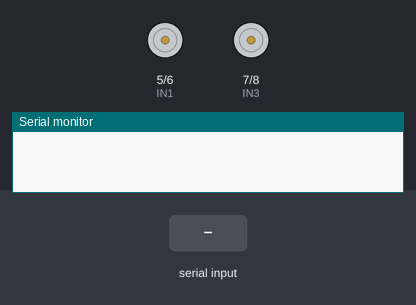
Recording of a sketch running on a simulated Arduino Uno, built with avr-gcc and run on an emulated ATmega328P. On the bench: motor-driver pin pairs drawn as motors (green arrow = first pin HIGH = forward, orange = second pin HIGH = backward, longer = more drive), the last lines printed to the serial monitor. Inputs (shaded band) come from the test bench.

Above: at 1.2 s.
1.3 s: "L" received over Serial
At 2.1 s:
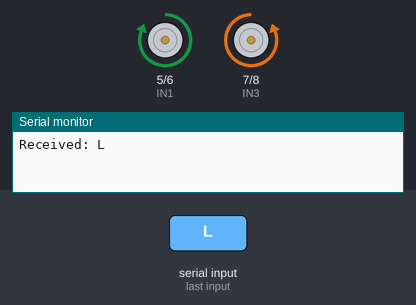
2.8 s: "R" received over Serial
At 3.3 s:
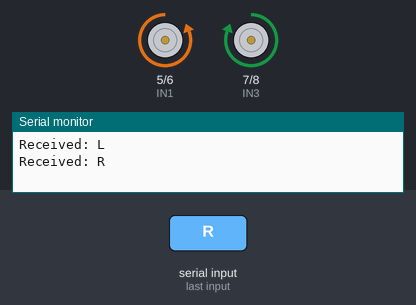
4.3 s: "F" received over Serial
At 5.5 s:
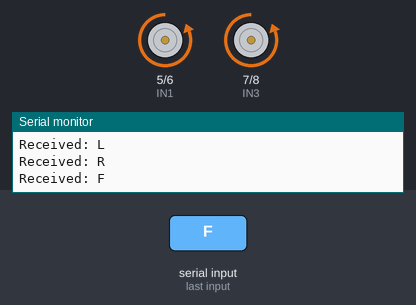
5.8 s: "B" received over Serial
At 6.7 s:
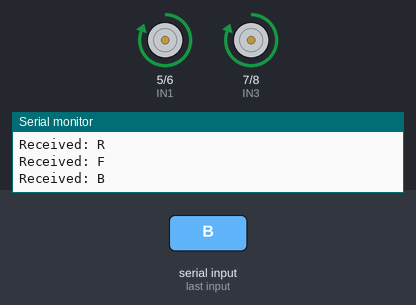
Timing chart, 0 to 8.3 s (numbered marks = the images above; inputs shaded):
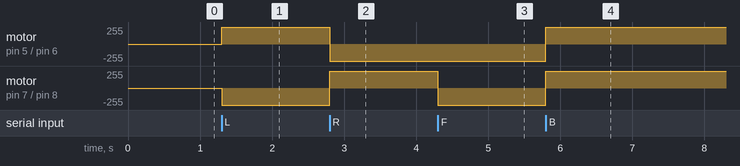

The sketch:

GestureRobotCar.ino
```cpp
char command;  // Variable to store the received command

int IN1 = 5;
int IN2 = 6;

int IN3 = 7;
int IN4 = 8;


void setup() {
  Serial.begin(9600);
  pinMode(IN1, OUTPUT);
  pinMode(IN2, OUTPUT);
  pinMode(IN3, OUTPUT);
  pinMode(IN4, OUTPUT);
  digitalWrite(IN1, LOW);
  digitalWrite(IN2, LOW);
  digitalWrite(IN3, LOW);
  digitalWrite(IN4, LOW);
}

void loop() {
  if (Serial.available() > 0) {
    command = Serial.read();  // Read the incoming command
    Serial.print("Received: ");
    Serial.println(command);


    switch (command) {
      case 'L':
        // Code to perform action for 'Left' gesture
        digitalWrite(5, HIGH);
        digitalWrite(6, LOW);
        digitalWrite(7, LOW);
        digitalWrite(8, HIGH);
        // delay(1000);
        break;
      case 'R':
        // Code to perform action for 'Right' gesture
        digitalWrite(5,LOW);
        digitalWrite(6,HIGH);
        digitalWrite(7,HIGH);
        digitalWrite(8,LOW);
        // delay(1000);
        break;
      case 'F':
        // Code to perform action for 'Forward' gesture
        digitalWrite(5,LOW);
        digitalWrite(6,HIGH);
        digitalWrite(7,LOW);
        digitalWrite(8,HIGH);
        // delay(1000);
        break;
      case 'B':
        // Code to perform action for 'Backward' gesture
        digitalWrite(IN1, HIGH);
        digitalWrite(IN2, LOW);
        digitalWrite(IN3, HIGH);
        digitalWrite(IN4, LOW);
        // delay(1000);
        break;
      // ... (other cases if needed)
      case 'S':
        digitalWrite(IN1, LOW);
        digitalWrite(IN2, LOW);
        digitalWrite(IN3, LOW);
        digitalWrite(IN4, LOW);
        // delay(1000);
        break;
    }
  }

  // ... (other loop code)
}
```

Measured:
- after the input at 1.3 s, motor on pin 5 (IN1) / pin 6 (IN2): stopped → forward 255/255 at once; motor on pin 7 (IN3) / pin 8 (IN4): stopped → backward 255/255 at once
- after the input at 2.8 s, motor on pin 5 (IN1) / pin 6 (IN2): forward 255/255 → backward 255/255 at once; motor on pin 7 (IN3) / pin 8 (IN4): backward 255/255 → forward 255/255 at once
- after the input at 4.3 s, motor on pin 7 (IN3) / pin 8 (IN4): forward 255/255 → backward 255/255 at once
- after the input at 5.8 s, motor on pin 5 (IN1) / pin 6 (IN2), motor on pin 7 (IN3) / pin 8 (IN4): backward 255/255 → forward 255/255 at once
